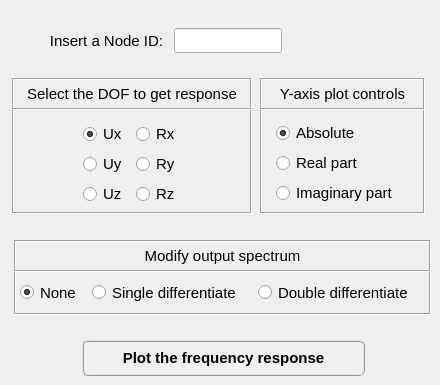
        <widget class="QWidget" name="tab_plot">
         <attribute name="title">
          <string>Plot</string>
         </attribute>
         <widget class="QPushButton" name="pushButton_plot_frequency_response">
          <property name="geometry">
           <rect>
            <x>82</x>
            <y>340</y>
            <width>283</width>
            <height>36</height>
           </rect>
          </property>
          <property name="minimumSize">
           <size>
            <width>283</width>
            <height>36</height>
           </size>
          </property>
          <property name="maximumSize">
           <size>
            <width>283</width>
            <height>36</height>
           </size>
          </property>
          <property name="font">
           <font>
            <family>MS Shell Dlg 2</family>
            <pointsize>11</pointsize>
            <weight>75</weight>
            <italic>false</italic>
            <bold>true</bold>
           </font>
          </property>
          <property name="styleSheet">
           <string notr="true">QPushButton{border-radius: 6px; border-color: rgb(150, 150, 150); border-style: ridge; border-width: 2px; color: rgb(0, 0, 0); background-color: rgb(240, 240, 240); font: 75 bold 11pt &quot;MS Shell Dlg 2&quot;}
QPushButton:hover{border-radius: 6px; border-color: rgb(0, 170, 255); border-style: ridge; border-width: 2px; color: rgb(0, 0, 0); background-color: rgba(174, 213, 255, 100); font: 75 bold 11pt &quot;MS Shell Dlg 2&quot;}
QPushButton:pressed{border-radius: 6px; border-color: rgb(0, 170, 255); border-style: ridge; border-width: 3px; color: rgb(0, 0, 0); background-color: rgb(174, 213, 255); font: 75 bold 11pt &quot;MS Shell Dlg 2&quot;}</string>
          </property>
          <property name="text">
           <string>Plot the frequency response</string>
          </property>
          <property name="flat">
           <bool>false</bool>
          </property>
         </widget>
         <widget class="QFrame" name="frame_4">
          <property name="geometry">
           <rect>
            <x>260</x>
            <y>78</y>
            <width>165</width>
            <height>136</height>
           </rect>
          </property>
          <property name="minimumSize">
           <size>
            <width>165</width>
            <height>136</height>
           </size>
          </property>
          <property name="maximumSize">
           <size>
            <width>165</width>
            <height>136</height>
           </size>
          </property>
          <property name="sizeIncrement">
           <size>
            <width>0</width>
            <height>110</height>
           </size>
          </property>
          <property name="frameShape">
           <enum>QFrame::Box</enum>
          </property>
          <property name="frameShadow">
           <enum>QFrame::Sunken</enum>
          </property>
          <widget class="QWidget" name="verticalLayoutWidget_10">
           <property name="geometry">
            <rect>
             <x>16</x>
             <y>42</y>
             <width>145</width>
             <height>87</height>
            </rect>
           </property>
           <layout class="QVBoxLayout" name="verticalLayout_10">
            <item>
             <widget class="QRadioButton" name="radioButton_plotAbs">
              <property name="minimumSize">
               <size>
                <width>140</width>
                <height>22</height>
               </size>
              </property>
              <property name="maximumSize">
               <size>
                <width>140</width>
                <height>22</height>
               </size>
              </property>
              <property name="font">
               <font>
                <family>MS Shell Dlg 2</family>
                <pointsize>11</pointsize>
                <weight>50</weight>
                <italic>false</italic>
                <bold>false</bold>
               </font>
              </property>
              <property name="text">
               <string>Absolute</string>
              </property>
              <property name="iconSize">
               <size>
                <width>30</width>
                <height>30</height>
               </size>
              </property>
              <property name="checked">
               <bool>true</bool>
              </property>
             </widget>
            </item>
            <item>
             <widget class="QRadioButton" name="radioButton_plotReal">
              <property name="minimumSize">
               <size>
                <width>140</width>
                <height>22</height>
               </size>
              </property>
              <property name="maximumSize">
               <size>
                <width>140</width>
                <height>22</height>
               </size>
              </property>
              <property name="font">
               <font>
                <family>MS Shell Dlg 2</family>
                <pointsize>11</pointsize>
                <weight>50</weight>
                <italic>false</italic>
                <bold>false</bold>
               </font>
              </property>
              <property name="text">
               <string>Real part</string>
              </property>
             </widget>
            </item>
            <item>
             <widget class="QRadioButton" name="radioButton_plotImag">
              <property name="minimumSize">
               <size>
                <width>140</width>
                <height>22</height>
               </size>
              </property>
              <property name="maximumSize">
               <size>
                <width>140</width>
                <height>22</height>
               </size>
              </property>
              <property name="font">
               <font>
                <family>MS Shell Dlg 2</family>
                <pointsize>11</pointsize>
                <weight>50</weight>
                <italic>false</italic>
                <bold>false</bold>
               </font>
              </property>
              <property name="text">
               <string>Imaginary part</string>
              </property>
             </widget>
            </item>
           </layout>
          </widget>
          <widget class="QLabel" name="label_8">
           <property name="enabled">
            <bool>true</bool>
           </property>
           <property name="geometry">
            <rect>
             <x>0</x>
             <y>0</y>
             <width>165</width>
             <height>32</height>
            </rect>
           </property>
           <property name="sizePolicy">
            <sizepolicy hsizetype="Preferred" vsizetype="Expanding">
             <horstretch>0</horstretch>
             <verstretch>0</verstretch>
            </sizepolicy>
           </property>
           <property name="minimumSize">
            <size>
             <width>165</width>
             <height>32</height>
            </size>
           </property>
           <property name="maximumSize">
            <size>
             <width>165</width>
             <height>32</height>
            </size>
           </property>
           <property name="font">
            <font>
             <family>MS Shell Dlg 2</family>
             <pointsize>11</pointsize>
             <weight>50</weight>
             <italic>false</italic>
             <bold>false</bold>
            </font>
           </property>
           <property name="frameShape">
            <enum>QFrame::Box</enum>
           </property>
           <property name="frameShadow">
            <enum>QFrame::Sunken</enum>
           </property>
           <property name="text">
            <string>Y-axis plot controls</string>
           </property>
           <property name="textFormat">
            <enum>Qt::AutoText</enum>
           </property>
           <property name="scaledContents">
            <bool>false</bool>
           </property>
           <property name="alignment">
            <set>Qt::AlignCenter</set>
           </property>
           <property name="wordWrap">
            <bool>false</bool>
           </property>
           <property name="indent">
            <number>0</number>
           </property>
          </widget>
         </widget>
         <widget class="QFrame" name="frame_5">
          <property name="geometry">
           <rect>
            <x>12</x>
            <y>78</y>
            <width>240</width>
            <height>136</height>
           </rect>
          </property>
          <property name="minimumSize">
           <size>
            <width>240</width>
            <height>136</height>
           </size>
          </property>
          <property name="maximumSize">
           <size>
            <width>240</width>
            <height>136</height>
           </size>
          </property>
          <property name="frameShape">
           <enum>QFrame::Box</enum>
          </property>
          <property name="frameShadow">
           <enum>QFrame::Sunken</enum>
          </property>
          <widget class="QLabel" name="label_3">
           <property name="enabled">
            <bool>true</bool>
           </property>
           <property name="geometry">
            <rect>
             <x>0</x>
             <y>0</y>
             <width>240</width>
             <height>32</height>
            </rect>
           </property>
           <property name="sizePolicy">
            <sizepolicy hsizetype="Preferred" vsizetype="Expanding">
             <horstretch>0</horstretch>
             <verstretch>0</verstretch>
            </sizepolicy>
           </property>
           <property name="minimumSize">
            <size>
             <width>240</width>
             <height>32</height>
            </size>
           </property>
           <property name="maximumSize">
            <size>
             <width>240</width>
             <height>32</height>
            </size>
           </property>
           <property name="font">
            <font>
             <family>MS Shell Dlg 2</family>
             <pointsize>11</pointsize>
             <weight>50</weight>
             <italic>false</italic>
             <bold>false</bold>
            </font>
           </property>
           <property name="frameShape">
            <enum>QFrame::Box</enum>
           </property>
           <property name="frameShadow">
            <enum>QFrame::Sunken</enum>
           </property>
           <property name="text">
            <string>Select the DOF to get response</string>
           </property>
           <property name="textFormat">
            <enum>Qt::AutoText</enum>
           </property>
           <property name="scaledContents">
            <bool>false</bool>
           </property>
           <property name="alignment">
            <set>Qt::AlignCenter</set>
           </property>
           <property name="wordWrap">
            <bool>false</bool>
           </property>
           <property name="indent">
            <number>0</number>
           </property>
          </widget>
          <widget class="QWidget" name="gridLayoutWidget">
           <property name="geometry">
            <rect>
             <x>64</x>
             <y>44</y>
             <width>109</width>
             <height>85</height>
            </rect>
           </property>
           <layout class="QGridLayout" name="gridLayout">
            <item row="2" column="0">
             <widget class="QRadioButton" name="radioButton_uz">
              <property name="maximumSize">
               <size>
                <width>40</width>
                <height>16777215</height>
               </size>
              </property>
              <property name="font">
               <font>
                <family>MS Shell Dlg 2</family>
                <pointsize>11</pointsize>
                <weight>50</weight>
                <italic>false</italic>
                <bold>false</bold>
               </font>
              </property>
              <property name="text">
               <string>Uz</string>
              </property>
              <property name="checked">
               <bool>false</bool>
              </property>
             </widget>
            </item>
            <item row="1" column="0">
             <widget class="QRadioButton" name="radioButton_uy">
              <property name="maximumSize">
               <size>
                <width>40</width>
                <height>16777215</height>
               </size>
              </property>
              <property name="font">
               <font>
                <family>MS Shell Dlg 2</family>
                <pointsize>11</pointsize>
                <weight>50</weight>
                <italic>false</italic>
                <bold>false</bold>
               </font>
              </property>
              <property name="text">
               <string>Uy</string>
              </property>
              <property name="checked">
               <bool>false</bool>
              </property>
             </widget>
            </item>
            <item row="0" column="0">
             <widget class="QRadioButton" name="radioButton_ux">
              <property name="maximumSize">
               <size>
                <width>40</width>
                <height>16777215</height>
               </size>
              </property>
              <property name="font">
               <font>
                <family>MS Shell Dlg 2</family>
                <pointsize>11</pointsize>
                <weight>50</weight>
                <italic>false</italic>
                <bold>false</bold>
               </font>
              </property>
              <property name="text">
               <string>Ux</string>
              </property>
              <property name="checked">
               <bool>true</bool>
              </property>
             </widget>
            </item>
            <item row="2" column="1">
             <widget class="QRadioButton" name="radioButton_rz">
              <property name="maximumSize">
               <size>
                <width>40</width>
                <height>16777215</height>
               </size>
              </property>
              <property name="font">
               <font>
                <family>MS Shell Dlg 2</family>
                <pointsize>11</pointsize>
                <weight>50</weight>
                <italic>false</italic>
                <bold>false</bold>
               </font>
              </property>
              <property name="text">
               <string>Rz</string>
              </property>
              <property name="checked">
               <bool>false</bool>
              </property>
             </widget>
            </item>
            <item row="1" column="1">
             <widget class="QRadioButton" name="radioButton_ry">
              <property name="maximumSize">
               <size>
                <width>40</width>
                <height>16777215</height>
               </size>
              </property>
              <property name="font">
               <font>
                <family>MS Shell Dlg 2</family>
                <pointsize>11</pointsize>
                <weight>50</weight>
                <italic>false</italic>
                <bold>false</bold>
               </font>
              </property>
              <property name="text">
               <string>Ry</string>
              </property>
              <property name="checked">
               <bool>false</bool>
              </property>
             </widget>
            </item>
            <item row="0" column="1">
             <widget class="QRadioButton" name="radioButton_rx">
              <property name="maximumSize">
               <size>
                <width>40</width>
                <height>16777215</height>
               </size>
              </property>
              <property name="font">
               <font>
                <family>MS Shell Dlg 2</family>
                <pointsize>11</pointsize>
                <weight>50</weight>
                <italic>false</italic>
                <bold>false</bold>
               </font>
              </property>
              <property name="text">
               <string>Rx</string>
              </property>
              <property name="checked">
               <bool>false</bool>
              </property>
             </widget>
            </item>
           </layout>
          </widget>
         </widget>
         <widget class="QLabel" name="label_10">
          <property name="geometry">
           <rect>
            <x>44</x>
            <y>28</y>
            <width>125</width>
            <height>25</height>
           </rect>
          </property>
          <property name="minimumSize">
           <size>
            <width>0</width>
            <height>25</height>
           </size>
          </property>
          <property name="maximumSize">
           <size>
            <width>16777215</width>
            <height>25</height>
           </size>
          </property>
          <property name="font">
           <font>
            <family>MS Shell Dlg 2</family>
            <pointsize>11</pointsize>
            <weight>50</weight>
            <italic>false</italic>
            <bold>false</bold>
           </font>
          </property>
          <property name="text">
           <string>Insert a Node ID:</string>
          </property>
          <property name="alignment">
           <set>Qt::AlignCenter</set>
          </property>
         </widget>
         <widget class="QLineEdit" name="lineEdit_nodeID">
          <property name="geometry">
           <rect>
            <x>174</x>
            <y>28</y>
            <width>108</width>
            <height>25</height>
           </rect>
          </property>
          <property name="minimumSize">
           <size>
            <width>108</width>
            <height>25</height>
           </size>
          </property>
          <property name="maximumSize">
           <size>
            <width>108</width>
            <height>25</height>
           </size>
          </property>
          <property name="font">
           <font>
            <family>Arial</family>
            <pointsize>11</pointsize>
            <weight>75</weight>
            <italic>true</italic>
            <bold>true</bold>
           </font>
          </property>
          <property name="styleSheet">
           <string notr="true">color: rgb(0, 0, 255);</string>
          </property>
          <property name="text">
           <string/>
          </property>
          <property name="alignment">
           <set>Qt::AlignCenter</set>
          </property>
         </widget>
         <widget class="QFrame" name="frame_3">
          <property name="geometry">
           <rect>
            <x>14</x>
            <y>240</y>
            <width>417</width>
            <height>75</height>
           </rect>
          </property>
          <property name="minimumSize">
           <size>
            <width>417</width>
            <height>0</height>
           </size>
          </property>
          <property name="maximumSize">
           <size>
            <width>417</width>
            <height>16777215</height>
           </size>
          </property>
          <property name="frameShape">
           <enum>QFrame::Box</enum>
          </property>
          <property name="frameShadow">
           <enum>QFrame::Sunken</enum>
          </property>
          <widget class="QRadioButton" name="radioButton_NoneDiff">
           <property name="geometry">
            <rect>
             <x>6</x>
             <y>40</y>
             <width>70</width>
             <height>25</height>
            </rect>
           </property>
           <property name="minimumSize">
            <size>
             <width>70</width>
             <height>25</height>
            </size>
           </property>
           <property name="maximumSize">
            <size>
             <width>70</width>
             <height>25</height>
            </size>
           </property>
           <property name="font">
            <font>
             <family>MS Shell Dlg 2</family>
             <pointsize>11</pointsize>
             <weight>50</weight>
             <italic>false</italic>
             <bold>false</bold>
            </font>
           </property>
           <property name="text">
            <string>None</string>
           </property>
           <property name="iconSize">
            <size>
             <width>30</width>
             <height>30</height>
            </size>
           </property>
           <property name="checked">
            <bool>true</bool>
           </property>
          </widget>
          <widget class="QRadioButton" name="radioButton_SingleDiff">
           <property name="geometry">
            <rect>
             <x>78</x>
             <y>40</y>
             <width>162</width>
             <height>25</height>
            </rect>
           </property>
           <property name="minimumSize">
            <size>
             <width>162</width>
             <height>25</height>
            </size>
           </property>
           <property name="maximumSize">
            <size>
             <width>162</width>
             <height>25</height>
            </size>
           </property>
           <property name="font">
            <font>
             <family>MS Shell Dlg 2</family>
             <pointsize>11</pointsize>
             <weight>50</weight>
             <italic>false</italic>
             <bold>false</bold>
            </font>
           </property>
           <property name="text">
            <string>Single differentiate</string>
           </property>
          </widget>
          <widget class="QRadioButton" name="radioButton_DoubleDiff">
           <property name="geometry">
            <rect>
             <x>244</x>
             <y>40</y>
             <width>162</width>
             <height>25</height>
            </rect>
           </property>
           <property name="minimumSize">
            <size>
             <width>162</width>
             <height>25</height>
            </size>
           </property>
           <property name="maximumSize">
            <size>
             <width>162</width>
             <height>25</height>
            </size>
           </property>
           <property name="font">
            <font>
             <family>MS Shell Dlg 2</family>
             <pointsize>11</pointsize>
             <weight>50</weight>
             <italic>false</italic>
             <bold>false</bold>
            </font>
           </property>
           <property name="text">
            <string>Double differentiate</string>
           </property>
          </widget>
          <widget class="QLabel" name="label_11">
           <property name="enabled">
            <bool>true</bool>
           </property>
           <property name="geometry">
            <rect>
             <x>0</x>
             <y>0</y>
             <width>417</width>
             <height>32</height>
            </rect>
           </property>
           <property name="sizePolicy">
            <sizepolicy hsizetype="Preferred" vsizetype="Expanding">
             <horstretch>0</horstretch>
             <verstretch>0</verstretch>
            </sizepolicy>
           </property>
           <property name="minimumSize">
            <size>
             <width>417</width>
             <height>32</height>
            </size>
           </property>
           <property name="maximumSize">
            <size>
             <width>417</width>
             <height>32</height>
            </size>
           </property>
           <property name="font">
            <font>
             <family>MS Shell Dlg 2</family>
             <pointsize>11</pointsize>
             <weight>50</weight>
             <italic>false</italic>
             <bold>false</bold>
            </font>
           </property>
           <property name="frameShape">
            <enum>QFrame::Box</enum>
           </property>
           <property name="frameShadow">
            <enum>QFrame::Sunken</enum>
           </property>
           <property name="text">
            <string>Modify output spectrum</string>
           </property>
           <property name="textFormat">
            <enum>Qt::AutoText</enum>
           </property>
           <property name="scaledContents">
            <bool>false</bool>
           </property>
           <property name="alignment">
            <set>Qt::AlignCenter</set>
           </property>
           <property name="wordWrap">
            <bool>false</bool>
           </property>
           <property name="indent">
            <number>0</number>
           </property>
          </widget>
         </widget>
        </widget>
